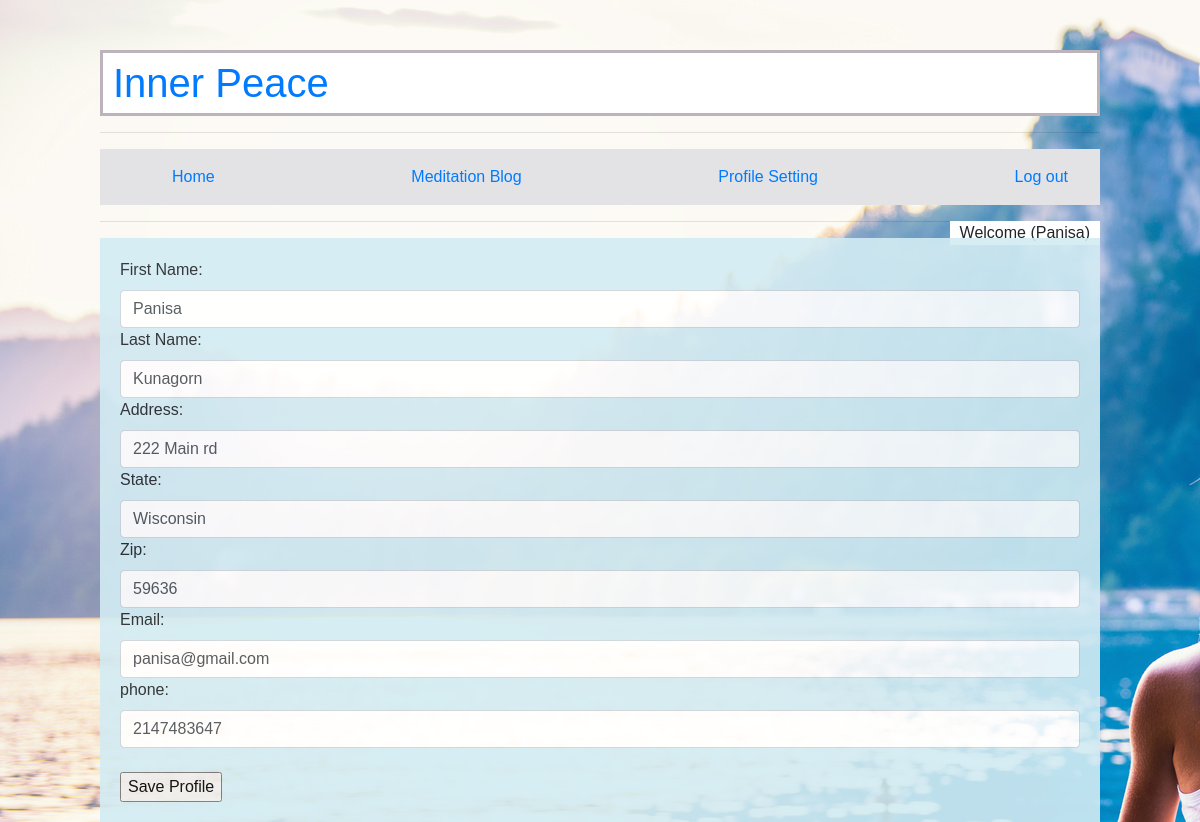
The app's page /editMasterProfile.php (signed in) with its own data.
### tables this page shows
CREATE TABLE `user` (
  `userID` int(5) NOT NULL AUTO_INCREMENT,
  `username` varchar(20) DEFAULT NULL,
  `password` varchar(64) DEFAULT NULL,
  `firstName` varchar(25) DEFAULT NULL,
  `lastName` varchar(25) DEFAULT NULL,
  `address` varchar(50) DEFAULT NULL,
  `state` varchar(20) DEFAULT NULL,
  `zip` int(50) DEFAULT NULL,
  `phone` int(10) DEFAULT NULL,
  `email` varchar(50) DEFAULT NULL,
  `registerdate` timestamp NOT NULL DEFAULT CURRENT_TIMESTAMP,
  `userPrivilege` int(1) DEFAULT NULL,
  PRIMARY KEY (`userID`)
);

### editMasterProfile.php (the view, shortened to what this page needs)
<?php
    require_once('header.php');
    require_once('navmenu.php');
    $dbc = mysqli_connect(DB_HOST, DB_USER, DB_PASSWORD, DB_NAME);
    if (isset($_POST['submit']))
    {
        $firstName = mysqli_real_escape_string($dbc, trim($_POST['firstName']));
        $lastName = mysqli_real_escape_string($dbc, trim($_POST['lastName']));
        $address = mysqli_real_escape_string($dbc, trim($_POST['address']));
        $state = mysqli_real_escape_string($dbc, trim($_POST['state']));
        $zip = $_POST['zip'];
        $email = $_POST['email'];
        $phone = $_POST['phone'];
        $error = false;
    if (!$error)
    {
        if (!empty($firstName) && !empty($lastName) && !empty($address) && !empty($zip) && !empty($email) && !empty($phone))
        {
            $query = "UPDATE user SET firstName = '$firstName', lastName = '$lastName', " .
            " address = '$address', state = '$state', zip = '$zip', email = '$email', phone = '$phone' WHERE username = '" . $_SESSION['username'] . "'";
            mysqli_query($dbc, $query);
            echo '<p>Your profile has been successfully updated. Would you like to <a href="index.php">Home page</a>?</p>';
            mysqli_close($dbc);
            exit();
            }
            else
            {
                echo '<p class="error">You must enter all of the profile data (the picture is optional).</p>';
            }
        }
    }
    else
    {
        $query = "SELECT * FROM user WHERE username = '" . $_SESSION['username'] . "'";
        $data = mysqli_query($dbc, $query)
            or die ('Error query Database');
        $row = mysqli_fetch_array($data);
        if ($row != NULL)
        {
            $firstName = $row['firstName'];
            $lastName = $row['lastName'];
            $address = $row['address'];
            $state = $row['state'];
            $zip = $row['zip'];
            $email = $row['email'];
            $phone = $row['phone'];
        }
        else
        {
            echo '<p class="error">There was a problem accessing your profile.</p>';
        }
    }
?>
    <form enctype="multipart/form-data" method="post" action="<?php echo $_SERVER['PHP_SELF']; ?>">
        <label for="exampleFormControlInput1">First Name:</label>
        <input type="text" class="form-control" name="firstName" value="<?php if (!empty($firstName)) echo $firstName; ?>"/>
        <label for="exampleFormControlInput1">Last Name:</label>
        <input type="text" class="form-control" name="lastName" value="<?php if (!empty($lastName)) echo $lastName; ?>"/>
        <label for="exampleFormControlInput1">Address:</label>
        <input type="text" class="form-control" name="address" value="<?php if (!empty($address)) echo $address; ?>"/>
        <label for="exampleFormControlInput1">State:</label>
        <input type="text" class="form-control" name="state" value="<?php if (!empty($state)) echo $state; ?>"/>
        <label for="exampleFormControlInput1">Zip:</label>
        <input type="text" class="form-control" name="zip" value="<?php if (!empty($zip)) echo $zip; ?>"/>
        <label for="exampleFormControlInput1">Email:</label>
        <input type="email" class="form-control" name="email" value="<?php if (!empty($email)) echo $email; ?>"/>
        <label for="exampleFormControlInput1">phone:</label>
        <input type="text" class="form-control" name="phone" value="<?php if (!empty($phone)) echo $phone; ?>"/><br/>
        <input type="submit" value="Save Profile" name="submit" />
    </form>
</body>
</html>

### style.css (style rules this page uses)
body { margin: auto; margin-top: 50px; width: 1000px; background-image: url("images/bg.jpeg"); background-attachment: fixed; font-family: 'Heebo', sans-serif; }
form { padding: 20px 20px 20px 20px; background-color: #D2EBF3; opacity: 0.9; }

### records on screen
user: firstName "Panisa", lastName "Kunagorn", address "222 Main rd", state "Wisconsin", zip "59636", email "panisa@gmail.com", phone "2147483647"

### other values on screen
$_SESSION['username'] "Panisa"
